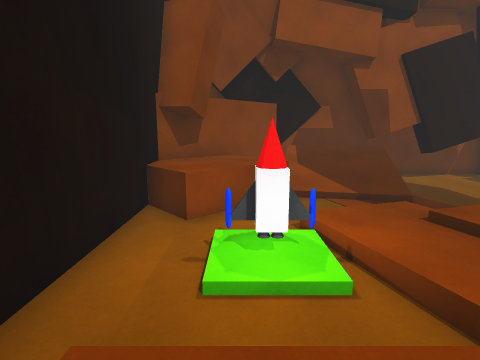
View 1 (above)

23 first-person views from a walk through a scene from a Unity 3-D project. The camera is 1.5 m above the floor, tilts 10° down and sees 80° across. The floor is counted in squares, 1 m on a side. Each view is taken from the middle of a square. On the plan, view 1 faces up. The plan holds only what a view shows up to about 14 squares ahead; the rest is blank. The place goes on beyond the plan.

View 2
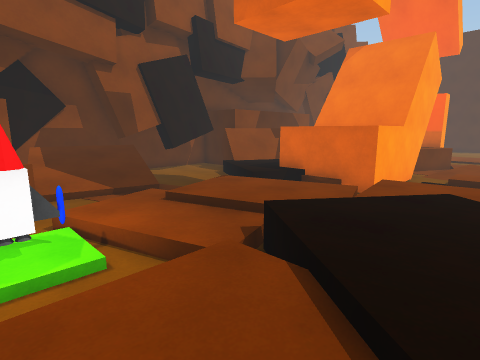

View 3
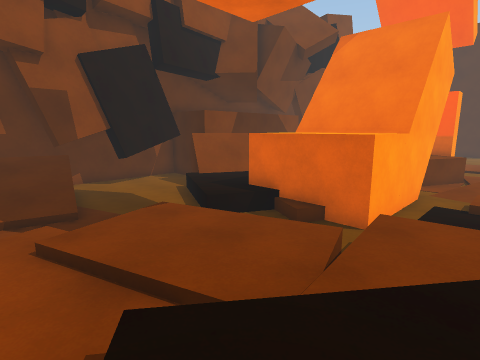

View 4
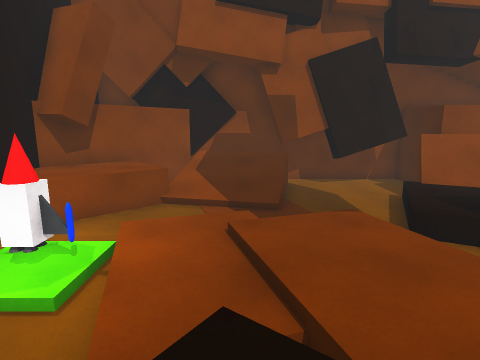

View 5
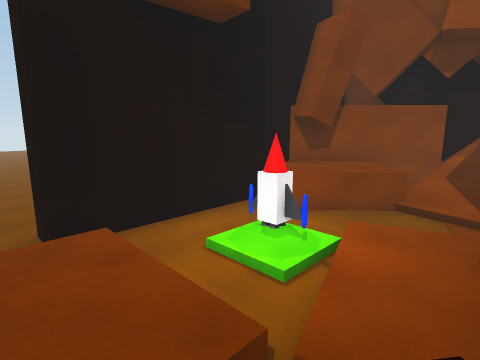

View 6
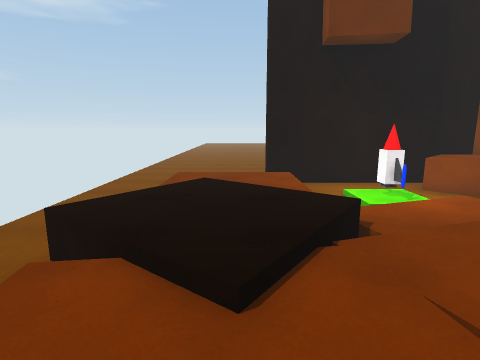

View 7
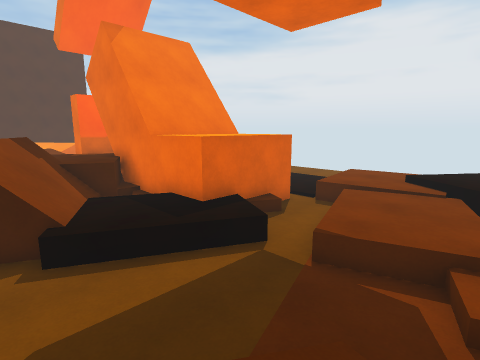

View 8
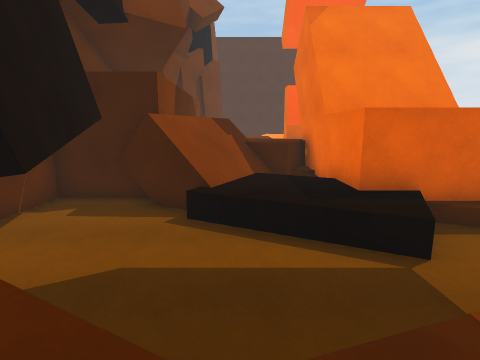

View 9
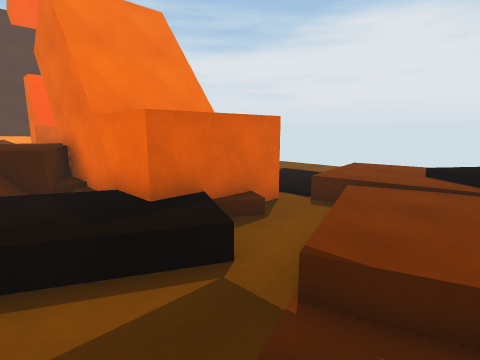

View 10
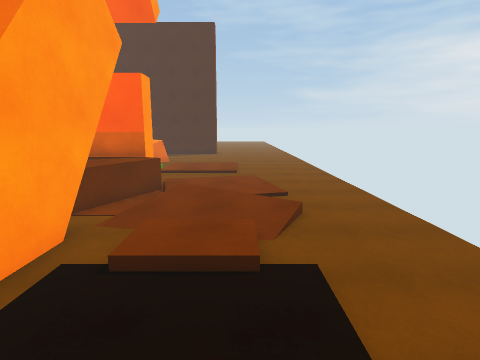

View 11
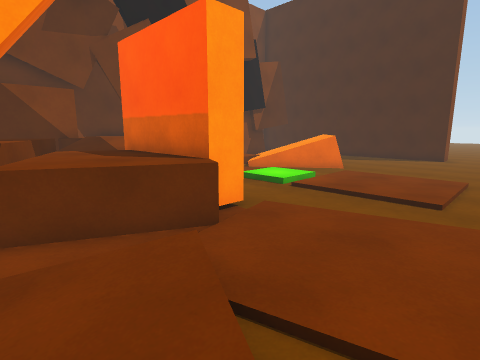

View 12
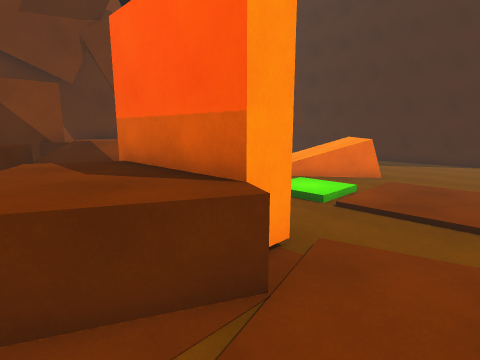

View 13
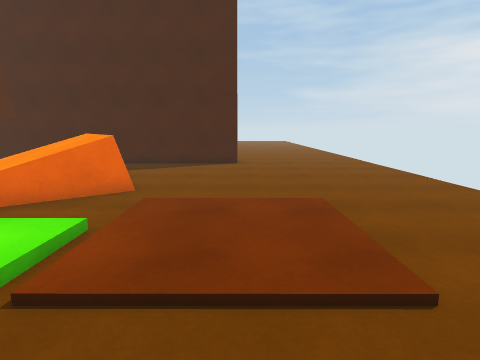

View 14
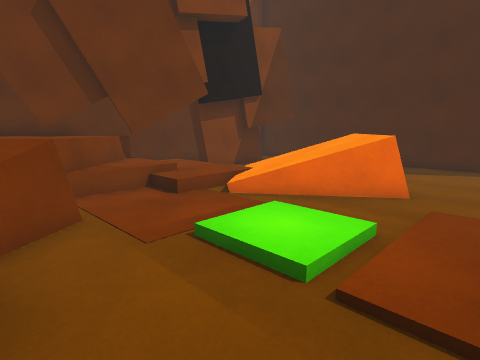

View 15
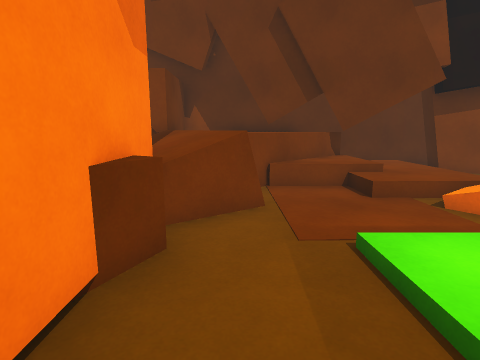

View 16
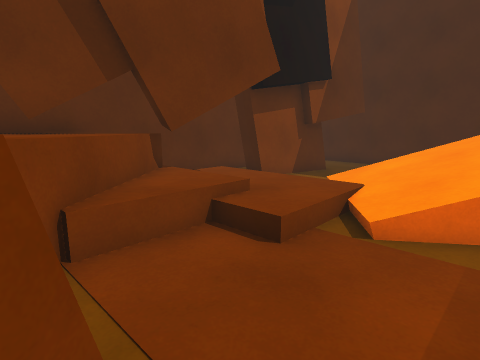

View 17
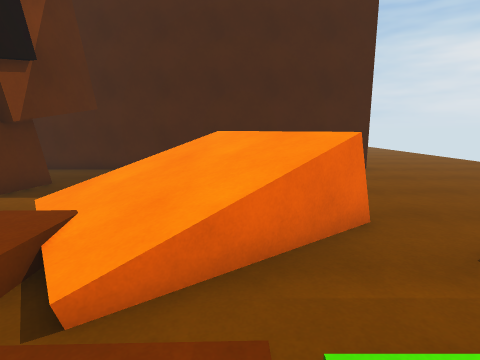

View 18
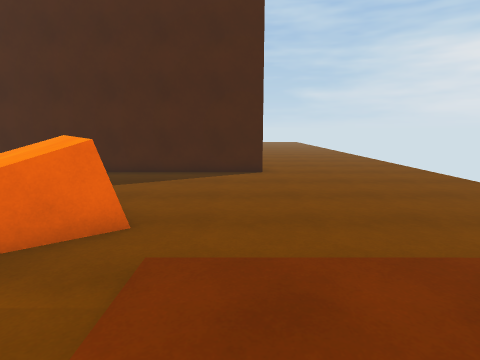

View 19
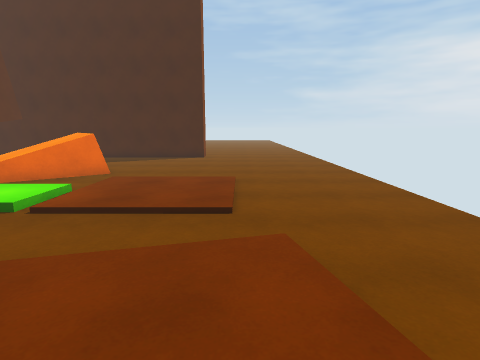

View 20
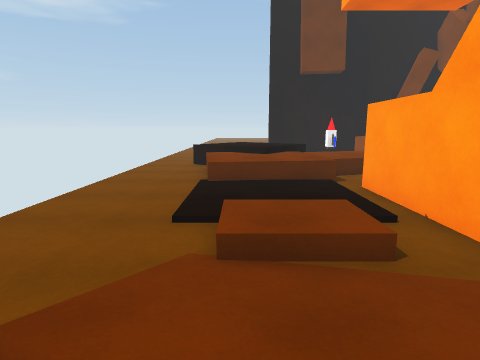

View 21
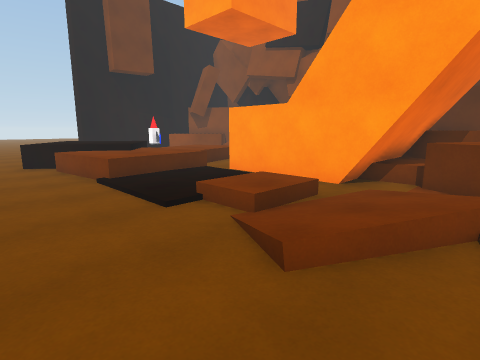

View 22
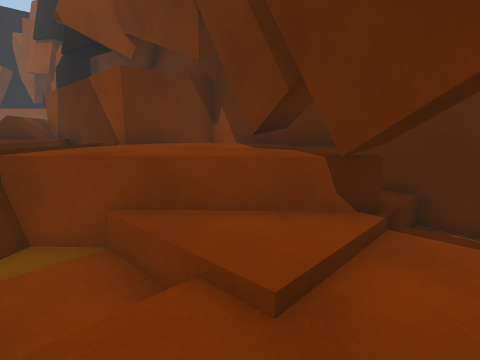

View 23
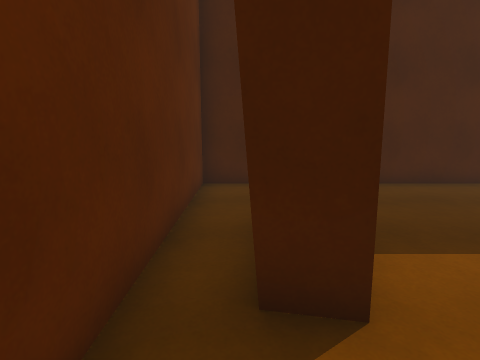

### Floor plan
Key: @ floor where view 1 was taken; # wall or solid block; x gap in a wall; . main floor; : floor 0.25 m higher than the main floor; + floor 0.5 m higher than the main floor; * floor 0.75 m higher than the main floor; % floor 1 m higher than the main floor; / step, stairs or slope; = window, fence, low wall or low ledge; ^ raised ledge; v drop or lower ground; O other object.
Columns run from 8 left of view 1 to 35 right of it. Each row starts with its distance up from view 1.
 14          ############       ##^^############
 13         ##v=  =.#####       #^^###=..##....#
 12        ##vv///=....##       ^^^^###+/####..#
 11       ##^ ////=....#########^^^^^##+/......#
 10      ##^^^////....^^^##^^^.^^^^^**////.....#
  9      #^^^^////...^^^^^^ ^^^^^^^..//+///....#
  8      #^^^........^^^^^^^^^^ ^^=..//////....#
  7      #^^...//...^^^^^^^^^^# ^^^.../////=  .#
  6      #....++//*.^^^^^#####^^##.....=///= ..#
  5      #..OO///***..^^   ##=^^^#..::..// ....#
  4      #..O:///***..^^   ##^^^^#..::../#.....#
  3      #.....++***v.x######^^^##..////.......#
  2 ..  ##.=....v=*vv=////../..^./..:::/.......#
  1 ...... =***v%%/***::://.///::/..:::/.......#
  0     .. =@*/%%%%/**:::/+./+/:::..:::/........
 -1        =**/%%%/***:::/+:://:::/.////........
 -2        =====%/=*===///./://://..............
 -3     ...  ...==..............................
 -4    .....   .................................
 -5    .........................................

Positions as (right, up) in squares from view 1, and headings:
1: (0, 0), facing up
2: (0, -1), facing up-right
3: (3, 0), facing up-right
4: (4, 0), facing up
5: (4, 0), facing up-left
6: (9, 0), facing left
7: (4, 11), facing down-right
8: (4, 9), facing right
9: (5, 9), facing down-right
10: (9, -1), facing right
11: (16, -2), facing up-right
12: (17, 0), facing up-right
13: (21, 1), facing right
14: (21, 2), facing up-right
15: (22, 2), facing up
16: (22, 6), facing up-right
17: (24, 6), facing right
18: (24, 2), facing right
19: (18, -1), facing right
20: (18, -1), facing left
21: (18, -5), facing up-left
22: (27, 8), facing up-left
23: (27, 13), facing right
